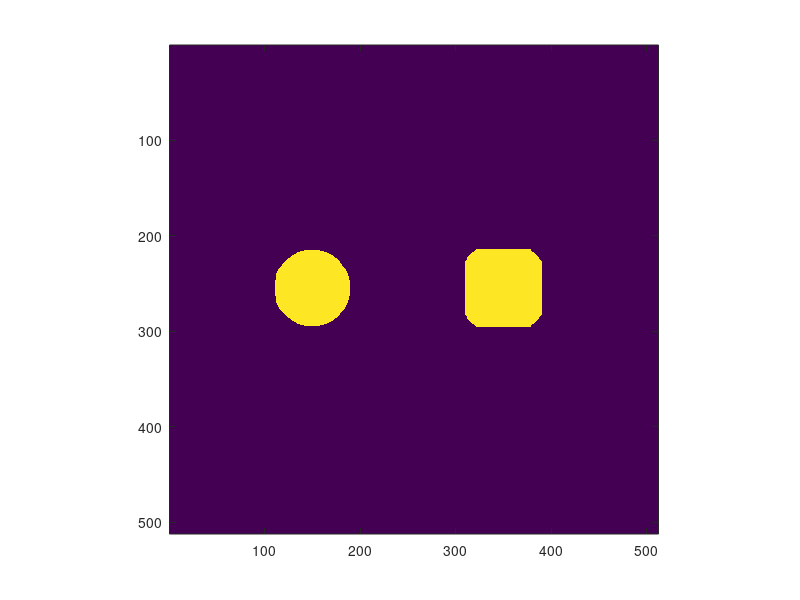

Write the MATLAB code that produced this figure.
%% this script is to create naive test image to test correctness of geodesic active contour model
% coder: Jie An
% version: 20170403
% bug_submission: pkuanjie@gmail.com

%% set up
IMG_SIZE = 512;
CIRCLE_POSITION = [150, 255];
GRID_POSITION = [350, 255];
CIRCLE_RADIUS = 40;
GRID_LENGTH = 40;
x = 1 : IMG_SIZE;
y = 1 : IMG_SIZE;
[X, Y] = meshgrid(x, y);

%% construction
img = zeros(IMG_SIZE, IMG_SIZE);
img(find(((X - GRID_POSITION(1)) .^ 2 + (Y - GRID_POSITION(2)) .^ 2) < 1.5 * GRID_LENGTH .^ 2)) = 1;
img(find(X - GRID_POSITION(1) > GRID_LENGTH)) = 0;
img(find(X - GRID_POSITION(1) < -GRID_LENGTH)) = 0;
img(find(Y - GRID_POSITION(2) > GRID_LENGTH)) = 0;
img(find(Y - GRID_POSITION(2) < -GRID_LENGTH)) = 0;
img(find(((X - CIRCLE_POSITION(1)) .^ 2 + (Y - CIRCLE_POSITION(2)) .^ 2) < CIRCLE_RADIUS ^ 2)) = 1;
figure,
imagesc(img), axis image;
imwrite(img, 'test_img.tif');